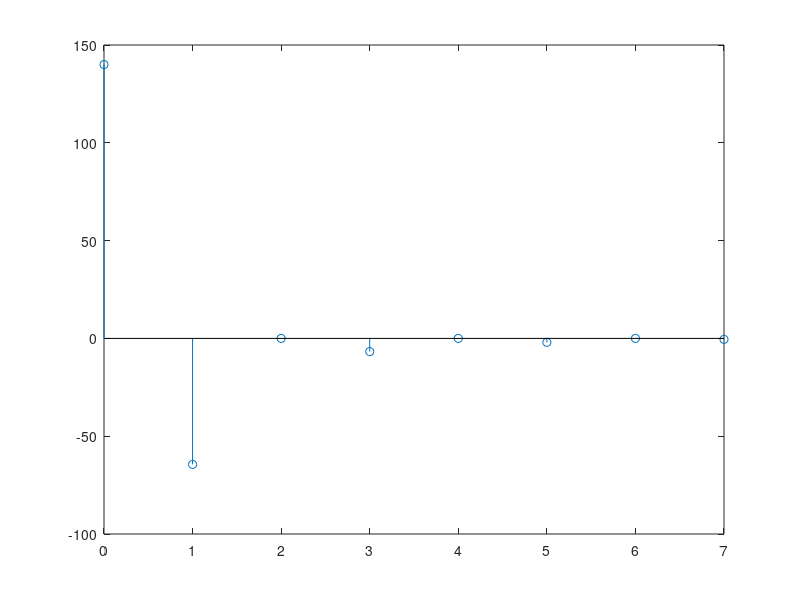
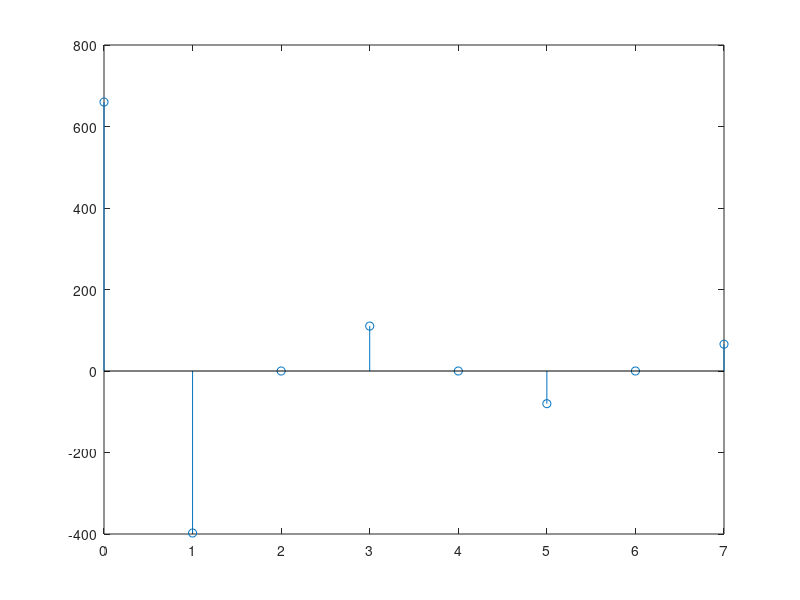

The MATLAB script that drew these images, in order:
# a : low freq, a2 : high freq
t = [0:7];
a = [0:5:35];
a2 = [a(1:4) 150:5:165];

for(u = 0:7)
    for(v = 0:7)
        b(v+1) = a(v+1)*cos((2*v+1)*pi*u/16);
        b2(v+1) = a2(v+1)*cos((2*v+1)*pi*u/16);
    endfor
        c(u+1) = sum(b);
        c2(u+1) = sum(b2);
endfor
stem(t, c);
figure();
stem(t, c2);

